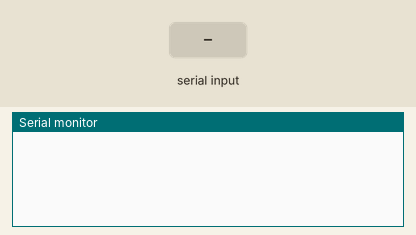
A sketch run on a simulated Arduino Uno, built with avr-gcc and run on an emulated ATmega328P. Parts: the last lines printed to the serial monitor. The inputs (shaded band) are chosen by the test bench. The modem accepts every AT command (registered, SIM ready, sends succeed) and sends nothing else.

Above: at 1.2 s.
1.3 s: "RING\n" received over the second serial link
At 3.7 s:
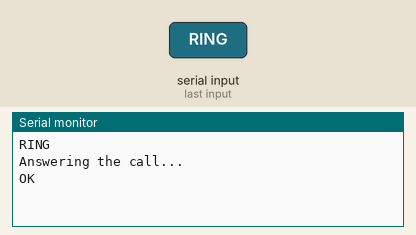
3.8 s: "CMTI\n" received over the second serial link
At 5.6 s:
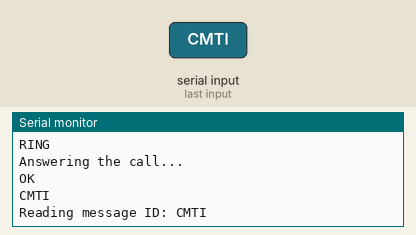
6.3 s: "CMGR\n" received over the second serial link
At 7.9 s:
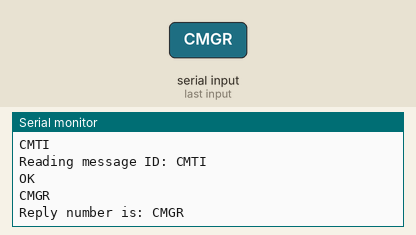
8.8 s: ",\n" received over the second serial link
At 10.9 s:
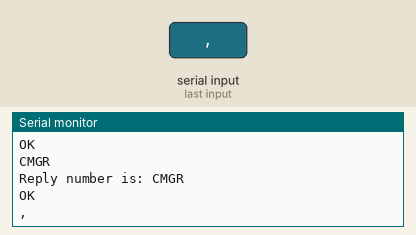
11.2 s: "Status\n" received over the second serial link
At 12.8 s:
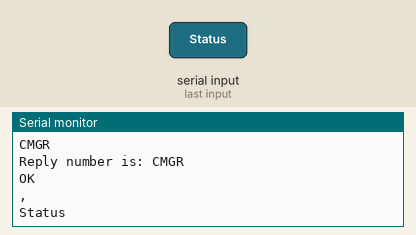
13.7 s: "CSQ:\n" received over the second serial link
At 15.5 s:
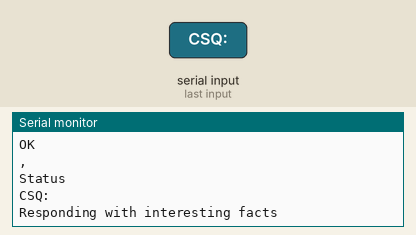

Measured:
- after the input at 1.3 s, the serial monitor: prints a new line after 1.0 s (image 1)
- after the input at 3.8 s, the serial monitor: prints a new line after 1.0 s (image 2)
- after the input at 6.3 s, the serial monitor: prints a new line after 1.0 s (image 3)
- after the input at 8.8 s, the serial monitor: prints a new line after 1.0 s (image 4)
- after the input at 11.2 s, the serial monitor: prints a new line after 1.0 s (image 5)
- after the input at 13.7 s, the serial monitor: prints a new line after 1.0 s (image 6)

The sketch:

monitor.ino
```cpp
#include <SoftwareSerial.h>

SoftwareSerial cellSerial(7, 8);
String readingMessage;
String replyNumber;

void setup()
{
  Serial.begin(19200);
  cellSerial.begin(19200);
}

void loop()
{
  while(Serial.available())
  {
    cellSerial.write(Serial.read());
  }

  while (cellSerial.available())
  {
    String cmdRead = cellSerial.readString();
    cmdRead.trim();
    Serial.println(cmdRead);
    if (cmdRead.indexOf("RING") >= 0) // phone call incoming
    {
      Serial.println("Answering the call...");
      cellSerial.println("ATA");
    }
    else if (cmdRead.indexOf("CMTI") >= 0) // text message received
    {
      // Get the ID of the message
      int newlinePosition = cmdRead.indexOf('\r');
      if (newlinePosition < 0)
      {
        newlinePosition = cmdRead.length();
      }
      String lineMessage = cmdRead.substring(0, newlinePosition);
      readingMessage = lineMessage.substring(lineMessage.lastIndexOf(",") + 1);
      readingMessage.trim();
      Serial.println("Reading message ID: " + readingMessage);
      cellSerial.println("AT+CMGR=" + readingMessage);
    }
    else if (cmdRead.indexOf("CMGR") >= 0) // contents of the text message received
    {
      /*
      +CMGR: "REC UNREAD","+19705551234","","24/04/01,20:25:57-20"
      Let's try this now!

      OK*/

      // "+10001114444" length is 14 + 1 for index
      replyNumber = cmdRead.substring(cmdRead.indexOf(",") + 1, cmdRead.indexOf(",") + 15);
      Serial.println("Reply number is: " + replyNumber);

      // Delete the message
      cellSerial.println("AT+CMGD=" + readingMessage);
      delay(1000);
      while (cellSerial.available())
      {
        Serial.write(cellSerial.read());
      }

      readingMessage = "";

      // TODO: whitelist certain phone numbers?
      if (cmdRead.indexOf("Status") >= 0)
      {
        // Respond with some interesting facts.
        cellSerial.println("AT+CSQ");
      }
    }
    else if (cmdRead.indexOf("CSQ:") >= 0) // response from singal strength query
    {
      Serial.println("Responding with interesting facts");
      cellSerial.println("AT+CMGF=1");
      delay(1000);
      while (cellSerial.available())
      {
        Serial.write(cellSerial.read());
      }
      cellSerial.println("AT+CMGS=" + replyNumber);
      delay(1000);
      cellSerial.print("Signal strength: " + cmdRead);
      delay(1000);
      cellSerial.write(0x1a);
      Serial.println("Done sending the text to the cellular shield...");
    }
  }
}
```
